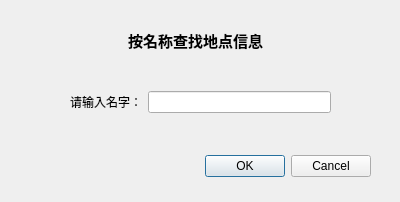
<?xml version="1.0" encoding="UTF-8"?>
<ui version="4.0">
 <class>searchPlaceByNameDialog</class>
 <widget class="QDialog" name="searchPlaceByNameDialog">
  <property name="geometry">
   <rect>
    <x>0</x>
    <y>0</y>
    <width>400</width>
    <height>202</height>
   </rect>
  </property>
  <property name="windowTitle">
   <string>Dialog</string>
  </property>
  <widget class="QDialogButtonBox" name="buttonBox">
   <property name="geometry">
    <rect>
     <x>30</x>
     <y>150</y>
     <width>341</width>
     <height>32</height>
    </rect>
   </property>
   <property name="orientation">
    <enum>Qt::Orientation::Horizontal</enum>
   </property>
   <property name="standardButtons">
    <set>QDialogButtonBox::StandardButton::Cancel|QDialogButtonBox::StandardButton::Ok</set>
   </property>
  </widget>
  <widget class="QLabel" name="label">
   <property name="geometry">
    <rect>
     <x>80</x>
     <y>30</y>
     <width>231</width>
     <height>20</height>
    </rect>
   </property>
   <property name="font">
    <font>
     <pointsize>11</pointsize>
     <bold>true</bold>
    </font>
   </property>
   <property name="text">
    <string>按名称查找地点信息</string>
   </property>
   <property name="alignment">
    <set>Qt::AlignmentFlag::AlignCenter</set>
   </property>
  </widget>
  <widget class="QWidget" name="">
   <property name="geometry">
    <rect>
     <x>70</x>
     <y>90</y>
     <width>261</width>
     <height>24</height>
    </rect>
   </property>
   <layout class="QGridLayout" name="gridLayout">
    <item row="0" column="0">
     <widget class="QLabel" name="label_2">
      <property name="text">
       <string>请输入名字：</string>
      </property>
     </widget>
    </item>
    <item row="0" column="1">
     <widget class="QLineEdit" name="nameEdit"/>
    </item>
   </layout>
  </widget>
 </widget>
 <resources/>
 <connections>
  <connection>
   <sender>buttonBox</sender>
   <signal>accepted()</signal>
   <receiver>searchPlaceByNameDialog</receiver>
   <slot>accept()</slot>
   <hints>
    <hint type="sourcelabel">
     <x>248</x>
     <y>254</y>
    </hint>
    <hint type="destinationlabel">
     <x>157</x>
     <y>274</y>
    </hint>
   </hints>
  </connection>
  <connection>
   <sender>buttonBox</sender>
   <signal>rejected()</signal>
   <receiver>searchPlaceByNameDialog</receiver>
   <slot>reject()</slot>
   <hints>
    <hint type="sourcelabel">
     <x>316</x>
     <y>260</y>
    </hint>
    <hint type="destinationlabel">
     <x>286</x>
     <y>274</y>
    </hint>
   </hints>
  </connection>
 </connections>
</ui>
